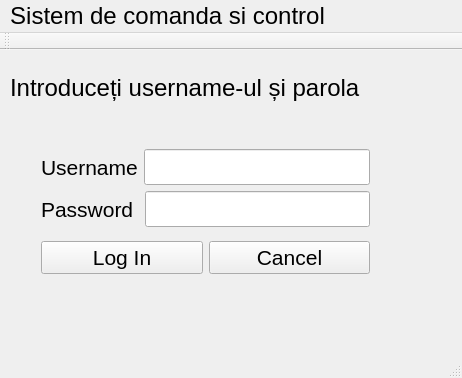
<?xml version="1.0" encoding="UTF-8"?>
<ui version="4.0">
 <class>MainWindow</class>
 <widget class="QMainWindow" name="MainWindow">
  <property name="geometry">
   <rect>
    <x>0</x>
    <y>0</y>
    <width>462</width>
    <height>378</height>
   </rect>
  </property>
  <property name="font">
   <font>
    <pointsize>18</pointsize>
   </font>
  </property>
  <property name="windowTitle">
   <string>MainWindow</string>
  </property>
  <widget class="QWidget" name="centralWidget">
   <widget class="QLabel" name="label_3">
    <property name="geometry">
     <rect>
      <x>10</x>
      <y>20</y>
      <width>442</width>
      <height>36</height>
     </rect>
    </property>
    <property name="text">
     <string>Introduceți username-ul și parola</string>
    </property>
   </widget>
   <widget class="QWidget" name="">
    <property name="geometry">
     <rect>
      <x>30</x>
      <y>80</y>
      <width>351</width>
      <height>165</height>
     </rect>
    </property>
    <layout class="QVBoxLayout" name="verticalLayout_2">
     <item>
      <layout class="QVBoxLayout" name="verticalLayout">
       <item>
        <layout class="QHBoxLayout" name="horizontalLayout">
         <item>
          <widget class="QLabel" name="label">
           <property name="font">
            <font>
             <pointsize>16</pointsize>
            </font>
           </property>
           <property name="text">
            <string>Username</string>
           </property>
          </widget>
         </item>
         <item>
          <widget class="QLineEdit" name="username"/>
         </item>
        </layout>
       </item>
       <item>
        <layout class="QHBoxLayout" name="horizontalLayout_2">
         <item>
          <widget class="QLabel" name="label_2">
           <property name="font">
            <font>
             <pointsize>16</pointsize>
            </font>
           </property>
           <property name="text">
            <string>Password </string>
           </property>
          </widget>
         </item>
         <item>
          <widget class="QLineEdit" name="password">
           <property name="inputMethodHints">
            <set>Qt::ImhHiddenText|Qt::ImhNoAutoUppercase|Qt::ImhNoPredictiveText|Qt::ImhSensitiveData</set>
           </property>
           <property name="echoMode">
            <enum>QLineEdit::Password</enum>
           </property>
          </widget>
         </item>
        </layout>
       </item>
      </layout>
     </item>
     <item>
      <layout class="QHBoxLayout" name="horizontalLayout_3">
       <item>
        <widget class="QPushButton" name="login">
         <property name="font">
          <font>
           <pointsize>16</pointsize>
          </font>
         </property>
         <property name="text">
          <string>Log In</string>
         </property>
        </widget>
       </item>
       <item>
        <widget class="QPushButton" name="next">
         <property name="font">
          <font>
           <pointsize>16</pointsize>
          </font>
         </property>
         <property name="text">
          <string>Cancel</string>
         </property>
        </widget>
       </item>
      </layout>
     </item>
    </layout>
   </widget>
  </widget>
  <widget class="QMenuBar" name="menuBar">
   <property name="geometry">
    <rect>
     <x>0</x>
     <y>0</y>
     <width>462</width>
     <height>47</height>
    </rect>
   </property>
   <widget class="QMenu" name="menuSistem_de_comanda_si_control">
    <property name="title">
     <string>Sistem de comanda si control</string>
    </property>
   </widget>
   <addaction name="menuSistem_de_comanda_si_control"/>
  </widget>
  <widget class="QToolBar" name="mainToolBar">
   <attribute name="toolBarArea">
    <enum>TopToolBarArea</enum>
   </attribute>
   <attribute name="toolBarBreak">
    <bool>false</bool>
   </attribute>
  </widget>
  <widget class="QStatusBar" name="statusBar"/>
 </widget>
 <layoutdefault spacing="6" margin="11"/>
 <resources/>
 <connections/>
</ui>
